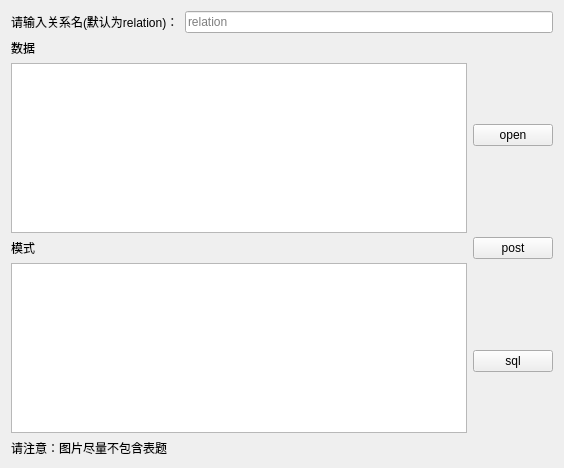
<?xml version="1.0" encoding="UTF-8"?>
<ui version="4.0">
 <class>table2sql</class>
 <widget class="QWidget" name="table2sql">
  <property name="geometry">
   <rect>
    <x>0</x>
    <y>0</y>
    <width>564</width>
    <height>468</height>
   </rect>
  </property>
  <property name="windowTitle">
   <string>Form</string>
  </property>
  <layout class="QVBoxLayout" name="verticalLayout_5">
   <item>
    <layout class="QHBoxLayout" name="horizontalLayout">
     <item>
      <widget class="QLabel" name="label">
       <property name="text">
        <string>请输入关系名(默认为relation)：</string>
       </property>
      </widget>
     </item>
     <item>
      <widget class="QLineEdit" name="lineEdit">
       <property name="text">
        <string/>
       </property>
       <property name="placeholderText">
        <string>relation</string>
       </property>
       <property name="clearButtonEnabled">
        <bool>false</bool>
       </property>
      </widget>
     </item>
    </layout>
   </item>
   <item>
    <layout class="QHBoxLayout" name="horizontalLayout_2">
     <item>
      <layout class="QVBoxLayout" name="verticalLayout_4">
       <item>
        <layout class="QVBoxLayout" name="verticalLayout_3">
         <item>
          <widget class="QLabel" name="label_3">
           <property name="text">
            <string>数据</string>
           </property>
          </widget>
         </item>
         <item>
          <widget class="QPlainTextEdit" name="plainTextEdit">
           <property name="plainText">
            <string/>
           </property>
          </widget>
         </item>
        </layout>
       </item>
       <item>
        <layout class="QVBoxLayout" name="verticalLayout_2">
         <item>
          <widget class="QLabel" name="label_2">
           <property name="text">
            <string>模式</string>
           </property>
          </widget>
         </item>
         <item>
          <widget class="QPlainTextEdit" name="plainTextEdit_2"/>
         </item>
         <item>
          <widget class="QLabel" name="label_4">
           <property name="text">
            <string>请注意：图片尽量不包含表题</string>
           </property>
          </widget>
         </item>
        </layout>
       </item>
      </layout>
     </item>
     <item>
      <layout class="QVBoxLayout" name="verticalLayout">
       <item>
        <widget class="QPushButton" name="openPushButton">
         <property name="text">
          <string>open</string>
         </property>
        </widget>
       </item>
       <item>
        <widget class="QPushButton" name="postPushButton">
         <property name="text">
          <string>post</string>
         </property>
        </widget>
       </item>
       <item>
        <widget class="QPushButton" name="sqlPostPushButton">
         <property name="text">
          <string>sql</string>
         </property>
        </widget>
       </item>
      </layout>
     </item>
    </layout>
   </item>
  </layout>
 </widget>
 <resources/>
 <connections/>
</ui>
